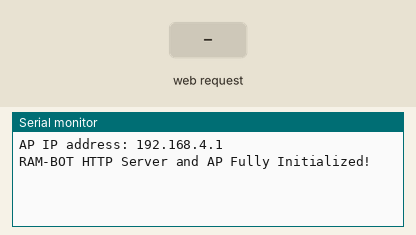
This program was run on a simulated ESP8266 (NodeMCU). Shown: the last lines printed to the serial monitor. The test bench sets the inputs (shaded band).

Above: at 1.2 s.
1.3 s: HTTP request GET /?cmd=1 received
At 1.6 s:
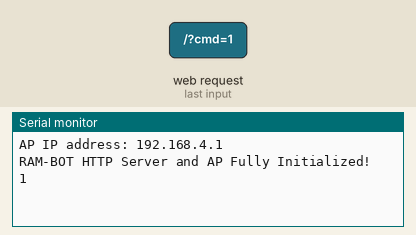
2.8 s: HTTP request GET /?cmd=0 received
At 4.0 s:
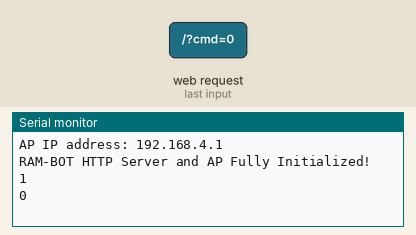

Measured:
- after the input at 1.3 s, the serial monitor: prints a new line at once (image 1)
- after the input at 2.8 s, the serial monitor: prints a new line at once (image 2)

The program:

main.cpp
```cpp
#include <Arduino.h>
#include <ESP8266WiFi.h>
#include <WiFiClient.h>
#include <ESP8266WebServer.h>
#include <string.h>

#include "frontend/frontend.h"

#define BAUD_RATE 115200

enum Command {
    MOVE_FORWARD,
    MOVE_BACKWARD,
    TURN_LEFT,
    TURN_RIGHT,
    LEFT_SWEEP,
    RIGHT_SWEEP,
    SWEEP_ROUTINE,
    RAM,
    STOP,
};

ESP8266WebServer server(80); //HTTP webserver object
int command, value;

/**
 * Main function to handle requests from the WebApp frontend.
 * Using the `fetch()` API in JavaScript, requests are made by the frontend
 * and will be handled here. This function works by making a request to `192.168.4.1/?cmd=`
 * with the appended command string (ie: `1-2` of the format `command-arg`)
 * as a query string.
 *
 * Only the "cmd" parameter string is read, the rest are ignored.
 * For example, for a query string of `/?cmd=1-2-3-4-5&a=b, everything after `-2` will be ignored.
 * Similarly, for a query string of `/?a=b&cmd=1-2-3-4-5&c=d`, `a=b&` and `-3-4-5&c=d` will all be ignored.
 *
 * If no command is given, this function acts as a `handleRoot()`:
 * Handles a request to access the index of the WebApp.
 * Responds to the request with a status code of OK (200) and the entire
 * frontend string (FRONTEND) that was compiled by `html_to_header.py` and placed in `frontend.h`
 */
void commandHandler() {
    if(server.arg("cmd") == "") {
        server.send(200, "text/html", FRONTEND);
        return;
    }
    // ---if there are multiple URL params we iterate through them like this---
    // for(int i=0; i<server.args(); i++)
    //     msg += server.argName(i) + ": " + server.arg(i);

     //parse request
    int parsedValues = sscanf(server.arg("cmd").c_str(), "%d-%d", &command, &value);
    if(parsedValues != 1 && parsedValues != 2) {
        server.send(400, "text/plain", "Failed to parse request" + server.arg("cmd"));
        return;
    }
    Serial.println(server.arg("cmd"));
    //validate request then forward to controller
    switch(command) {
        case MOVE_FORWARD:
        case MOVE_BACKWARD:
        case TURN_LEFT:
        case TURN_RIGHT:
        case LEFT_SWEEP:
        case RIGHT_SWEEP:
        case SWEEP_ROUTINE:
        case RAM:
        case STOP:
            server.send(200, "text/plain", server.arg("cmd"));
            Serial1.println(server.arg("cmd"));
            break;
        default: //debug
            server.send(404, "text/plain", "Invalid command" + server.arg("cmd"));
    }
}

/**
 * - Initializes Serial communication for debugging with a baud rate of 115200.
 * - Initializes an HTTP WebServer on port 80
 * - Initilizes the hidden access point with an SSID of `RAM-BOT` and a password of `REDACTED`.
 *   This access point also has a limit of 1 simultaneously connected client.
 *
 * (idk if a WebSocket is possible and if so that would be faster but that could be a
 * possible future redesign)
*/
void setup() {
    Serial.begin(BAUD_RATE);
    Serial1.begin(BAUD_RATE);
    WiFi.softAP("RAM-BOT", "REDACTED", 1, 1, 2); //channel 1, hidden, max 2 clients

    IPAddress myIP = WiFi.softAPIP();
    Serial.print("AP IP address: ");
    Serial.println(myIP);
    server.on("/", commandHandler);
    server.begin();
    Serial.println("RAM-BOT HTTP Server and AP Fully Initialized!");
}

/**
 * Infinitely loop to handle HTTP requests to either the frontend or commands
*/
void loop() { server.handleClient(); }
```

frontend.h
```cpp
const char* FRONTEND = "<!DOCTYPE html><html lang=\"en\"><head><meta charset=\"utf-8\" name=\"viewport\" content=\"width=device-width, height=device-height, initial-scale=1.0\"/><meta name=\"theme-color\" content=\"#141520\"/><link rel=\"stylesheet\" href=\"index.css\"/><title>RAM-CONTROLLER</title></head><body><div id=\"panel\"><div id=\"top-controls\"><h3>MOVEMENT</h3><div class=\"joystick\" style=\"top: 0\"><div class=\"dial\"><div>⮙</div></div></div><div id=\"movement-ui\"><button id=\"accelerator\"><b>Gas</b></button><button id=\"reverse\"><b>Reverse</b></button></div></div><div id=\"visuals\"><h1 id=\"bot-name\">RAM RANCH</h1><p id=\"response\">Request Responses will be displayed here</p></div><div id=\"bottom-controls\"><h3>WEAPONS</h3><!-- <div style=\"right: 0\"></div> --><button id=\"battering-ram\" class=\"weapon-button\"><b>PUNCH</b></button><button id=\"sweep-toggle\" class=\"weapon-button\"><b>Sweep Toggle</b></button><button id=\"left-sweep\" class=\"weapon-button\"><b>Left Sweep</b></button><button id=\"right-sweep\" class=\"weapon-button\"><b>Right Sweep</b></button><!-- <div class=\"joystick\"><div class=\"stick\"></div></div><div class=\"joystick\" style=\"right: 0\"><div class=\"stick\"></div></div> --></div></div><style>:root {--accent: #0e0f17;--shadow: black;--accentt: rgba(11, 12, 17, 0.82);--highlight: #d27af0;--highlight2: #267dff;--fg: ghostwhite;--fg0: gray;--bg: #141520;overflow: hidden;font-family: Arial;font-size: large;color: var(--fg);}* {margin: 0;padding: 0;user-select: none;}*::-webkit-scrollbar {width: 0;height: 0;}*::-webkit-scrollbar-track, *::-webkit-scrollbar-thumb {background: transparent;}button:focus, select:focus, textarea:focus, input:focus {outline: none;}body {position: relative;background: var(--bg);width: 100vw;height: 100vh;display: flex;flex-direction: column;}#panel {position: relative;width: calc(100% - 50px);height: 100%;margin: 25px;background-color: var(--accent);border-radius: 50px;border-color: var(--fg);}#bot-name, h3 {height: fit-content;width: fit-content;position: absolute;margin: auto;left: 0; right: 0; top: 0; bottom: 0;}#top-controls, #bottom-controls, #visuals {position: relative;width: 100%;height: 40%;border: 2px solid var(--fg);border-radius: 50px;display: flex;align-items: center;justify-content: space-between;}#visuals {height: 20%;border: none;display: flex;align-items: center;}.joystick {background-color: var(--highlight2);height: 192px;width: 192px;border-radius: 64px;position: absolute;display: flex;align-items: center;justify-content: center;bottom: 0;margin: 64px;box-shadow: 0 0 20px 1px black;}.stick, .dial {background-color: var(--fg);border-radius: 64px;width: 128px;height: 128px;position: absolute;touch-action: none;text-align: center;box-shadow: 0 0 20px 1px black;}.dial {display: flex;justify-content: center;align-items: center;color: var(--accentt);}.dial div {width: min-content;position: absolute;top: 0;}#movement-ui {position: absolute;display: flex;flex-direction: column;align-items: center;justify-content: space-evenly;right: 0;width: 50%;height: 30%;}#accelerator, #reverse, .weapon-button {background-color: var(--highlight2);width: 100px;height: 30px;border-radius: 15px;border: 2px solid var(--fg);color: var(--fg);transition: box-shadow ease-in-out 250ms;}.moving {box-shadow: 0 0 10px 10px var(--highlight2);}</style><script>const panel = document.getElementById(`panel`),responseDisplay = document.getElementById(`response`),accelerator = document.getElementById(`accelerator`),reverseToggle = document.getElementById(`reverse`);const Command = {MOVE_FORWARD: 0,MOVE_BACKWARD: 1,TURN_LEFT: 2,TURN_RIGHT: 3,LEFT_SWEEP: 4,RIGHT_SWEEP: 5,SWEEP_ROUTINE: 6,RAM: 7,STOP: 8,};let history = {JoySticks: [],Dials: [],};const bufferDifferenceThreshold = 5,adcResolution = 255,_ = undefined;(() => {acceleratorSetup();reverseSetup();joystickSetup();dialSetup();document.getElementById(`battering-ram`).addEventListener(`click`, () => fetch(`?cmd=${Command.RAM}`));document.getElementById(`sweep-toggle`).addEventListener(`click`, () => fetch(`?cmd=${Command.SWEEP_ROUTINE}`));document.getElementById(`left-sweep`).addEventListener(`click`, () => fetch(`?cmd=${Command.LEFT_SWEEP}`));document.getElementById(`right-sweep`).addEventListener(`click`, () => fetch(`?cmd=${Command.RIGHT_SWEEP}`));})();function percentDifference(newValue, oldValue) { return Math.abs(newValue - oldValue)/oldValue * 100; }function getTouchID(e, target) {for(const i in e.touches)if(e.touches[i].target == target || target.contains(e.touches[i].target))return i;return -1;}function issueCommand(commandID, value) {fetch(!value ? `?cmd=${commandID}` : `?cmd=${commandID}-${value}`);}function stepOnBreak(element) {element.classList.remove(`moving`);issueCommand(Command.STOP);}function acceleratorSetup() {accelerator.addEventListener(`touchstart`, () => {accelerator.classList.add(`moving`);issueCommand(Command.MOVE_FORWARD, adcResolution);responseDisplay.innerHTML = `?cmd${Command.MOVE_FORWARD}-${adcResolution}`;});accelerator.addEventListener(`touchend`, () => stepOnBreak(accelerator));}function reverseSetup() {const reverse = document.getElementById(`reverse`);reverse.addEventListener(`touchstart`, () => {reverse.classList.add(`moving`);issueCommand(Command.MOVE_BACKWARD, adcResolution);responseDisplay.innerHTML = `?cmd${Command.MOVE_BACKWARD}-${adcResolution}`;});reverse.addEventListener(`touchend`, () => stepOnBreak(reverse));}function joystickSetup() {for(const stick of document.getElementsByClassName(`stick`)) {history.JoySticks.push({x: 0, y: 0});const id = history.JoySticks.length - 1;stick.addEventListener(`touchmove`, e => {if(!e.touches) return;e.preventDefault();const touchID = getTouchID(e, stick),center = (stick.clientWidth)/2,x = e.touches[touchID].clientX - panel.offsetLeft - stick.parentElement.offsetLeft - center,y = e.touches[touchID].clientY - panel.offsetTop - stick.parentElement.offsetTop - center;if(x >= -0.5*center && x <= 1.5*center) {stick.style.left = `${x}px`;const PWM = Math.floor((x+0.5*center)/stick.clientWidth*adcResolution);if(percentDifference(PWM, history.JoySticks.x) > bufferDifferenceThreshold) {history.JoySticks[id].x = PWM;console.log(`Joystick ${id} - fetched`);}}if(yEnabled && y >= -0.5*center && y <= 1.5*center) {stick.style.top = `${y}px`;const PWM = Math.floor((y+0.5*center)/stick.clientWidth*adcResolution);if(percentDifference(PWM, history.JoySticks.y) > bufferDifferenceThreshold) {history.JoySticks[id].y = PWM;console.log(`Joystick ${id} - fetched`);}}});stick.addEventListener(`touchend`, () => {stick.style.left = stick.style.top = ``;history.JoySticks.x = history.JoySticks.y = adcResolution/2;});}}function dialSetup() {for(const dial of document.getElementsByClassName(\"dial\")) {history.Dials.push({ direction: ``, angle: 0 });const id = history.Dials.length - 1;dial.addEventListener(`touchmove`, e => {e.preventDefault();const touchID = getTouchID(e, dial),{left, top, width, height} = dial.getBoundingClientRect(),centerDistanceX = e.touches[touchID].clientX - (left + width/2),centerDistanceY = e.touches[touchID].clientY - (top + height/2),upperBound = 180;let angle = Math.round(Math.atan2(centerDistanceY, centerDistanceX) * 180/Math.PI) + 90;if(angle <= 0)angle += 360;if(angle < upperBound && (history.Dials[id].direction == Command.TURN_RIGHT || !history.Dials[id].direction)) {dial.style.transform = `rotate(${angle}deg)`;history.Dials[id].direction = Command.TURN_RIGHT;if(angle%5 == 0 && angle != history.Dials[id].angle) {history.Dials[id].angle = angle;issueCommand(Command.TURN_RIGHT, Math.round(angle/upperBound*adcResolution));responseDisplay.innerHTML = `?cmd=${Command.TURN_RIGHT}-${Math.round(angle/upperBound*adcResolution)}`;} elseresponseDisplay.innerHTML = `${history.Dials[id].angle} ${angle}`;} else if(angle > upperBound && (history.Dials[id].direction == Command.TURN_LEFT ||!history.Dials[id].direction)) {dial.style.transform = `rotate(${angle}deg)`;history.Dials[id].direction = Command.TURN_LEFT;if(angle%5 == 0 && angle != history.Dials[id].angle) {history.Dials[id].angle = angle;issueCommand(Command.TURN_LEFT, Math.round((360-angle)/upperBound*adcResolution));responseDisplay.innerHTML = `?cmd=${Command.TURN_LEFT}-${Math.round((360-angle)/upperBound*adcResolution)}`;} elseresponseDisplay.innerHTML = `${history.Dials[id].angle} ${angle}`;}if(percentDifference(angle, 360) < bufferDifferenceThreshold)history.Dials[id].direction = _;});dial.addEventListener(`touchend`, () => {dial.style.removeProperty(`transform`);history.Dials[id].direction = ``;history.Dials[id].angle = 360;issueCommand(Command.STOP);});}}</script><script src=\"index.js\"></script></body></html>";
```
